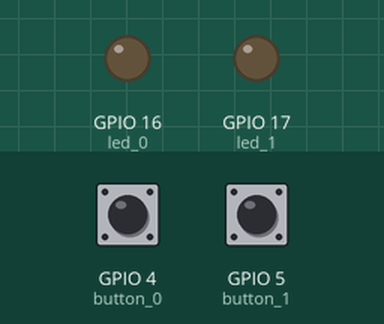
This program was run on a simulated ESP32 board running MicroPython. On the bench: output pins drawn as LEDs (lit = HIGH). Inputs (shaded band) come from the test bench; at power-on: GPIO 4 (button_0) LOW, GPIO 5 (button_1) LOW.

Above: at 1.2 s.
1.3 s: GPIO 4 (button_0) pulled HIGH for 0.15 s
At 1.37 s:
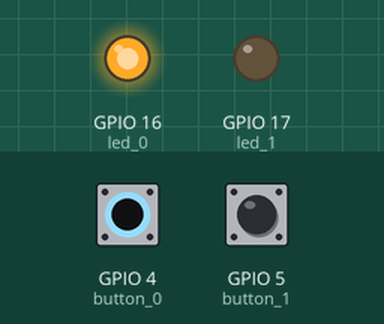
2.9 s: GPIO 5 (button_1) pulled HIGH for 0.15 s
At 2.97 s:
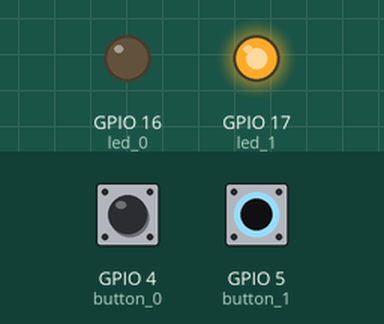
4.5 s: GPIO 5 (button_1) pulled HIGH for 3.2 s
At 8.8 s:
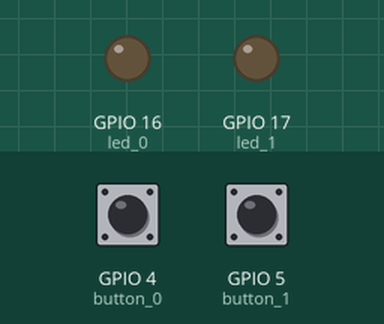
9.2 s: GPIO 4 (button_0) pulled HIGH for 3.2 s
At 9.9 s:
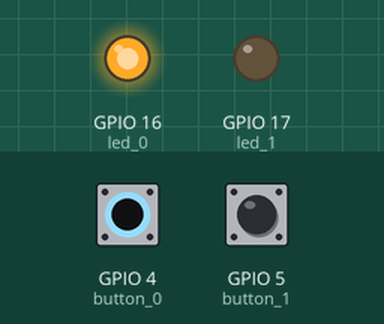
13.9 s: GPIO 4 (button_0) driven HIGH and GPIO 5 (button_1) driven HIGH
At 15.0 s:
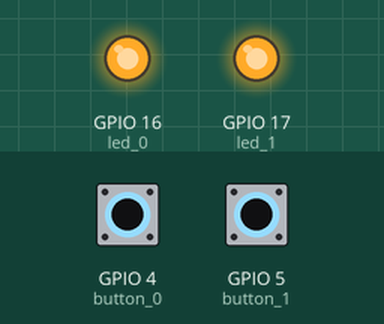
Timing chart, 0 to 16.4 s (numbered marks = the images above; inputs shaded):
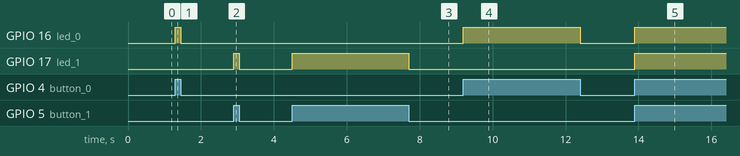

Measured:
- after the input at 1.3 s, GPIO 16 (led_0): LOW → HIGH at once, → LOW 0.15 s later
- after the input at 2.9 s, GPIO 17 (led_1): LOW → HIGH at once, → LOW 0.15 s later
- after the input at 4.5 s, GPIO 17 (led_1): LOW → HIGH at once, → LOW 3.2 s later
- after the input at 9.2 s, GPIO 16 (led_0): LOW → HIGH at once, → LOW 3.2 s later
- after the input at 13.9 s, GPIO 16 (led_0), GPIO 17 (led_1): LOW → HIGH at once

The program:

led_button.py
```python
from machine import Pin
led_0= Pin(16, Pin.OUT)
led_1 = Pin(17, Pin.OUT)
button_0 = Pin(4, Pin.IN)
button_1 = Pin(5, Pin.IN)

while True:
  if(button_0.value()):
    led_0.on()
  else:
    led_0.off()
  if(button_1.value()):
    led_1.on()
  else:
    led_1.off()
```
